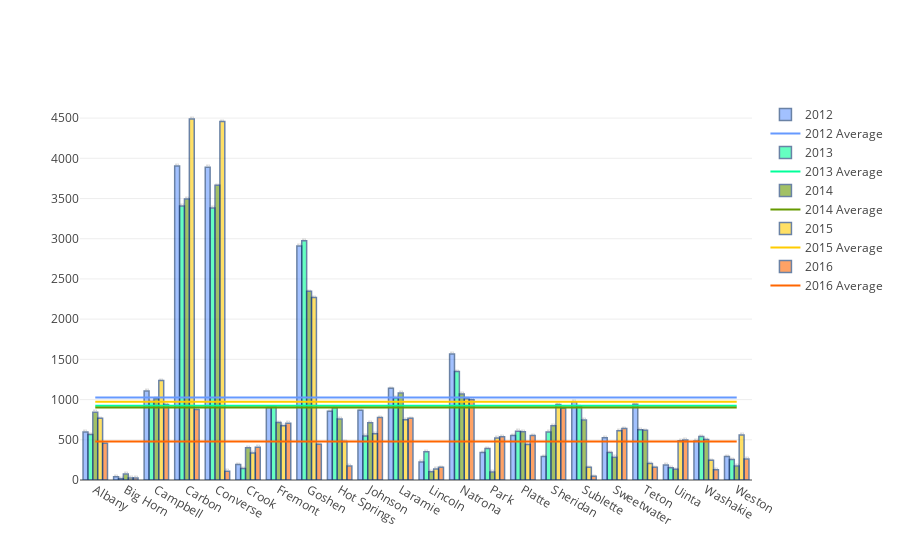

The notebook cell this image was saved under:
### Code cell
display(HTML('<h2>Juvenile Arrest Rates Across All Counties {}-{}</h2>'.format(BEGIN_YEAR,END_YEAR)))

data = generate_rate_data_obj(juvenile_arrests,BEGIN_YEAR,END_YEAR)
pl.offline.iplot(data, filename='county arrests rates over 5 years')

### Figure 1 — Plotly figure (JSON) as saved in the notebook; plotly's stock layout.template omitted (floating-point values rounded to 4 significant figures)
{"data": [{"marker": {"color": "#6699ff", "line": {"color": "rgb(8,48,107)", "width": 1.5}}, "name": "2012", "opacity": 0.6, "text": "2012", "textposition": "auto", "type": "bar", "uid": "6e0bd518-b57b-11e8-a0aa-18d6c706c04c", "x": ["Albany", "Big Horn", "Campbell", "Carbon", "Converse", "Crook", "Fremont", "Goshen", "Hot Springs", "Johnson", "Laramie", "Lincoln", "Natrona", "Park", "Platte", "Sheridan", "Sublette", "Sweetwater", "Teton", "Uinta", "Washakie", "Weston"], "y": [596.3, 39.75, 1105.0, 3904.0, 3890.0, 192.9, 900.0, 2909.0, 854.3, 865.8, 1141.0, 225.0, 1566.0, 341.5, 552.5, 293.3, 972.1, 524.1, 941.6, 185.4, 484.4, 293.1, 812.2]}, {"marker": {"color": "#6699ff", "line": {"color": "rgb(8,48,107)", "width": 1.5}}, "name": "2012 Average", "type": "scatter", "uid": "6e0bd519-b57b-11e8-a0aa-18d6c706c04c", "x": ["Albany", "Big Horn", "Campbell", "Carbon", "Converse", "Crook", "Fremont", "Goshen", "Hot Springs", "Johnson", "Laramie", "Lincoln", "Natrona", "Park", "Platte", "Sheridan", "Sublette", "Sweetwater", "Teton", "Uinta", "Washakie", "Weston"], "y": [1026.0, 1026.0, 1026.0, 1026.0, 1026.0, 1026.0, 1026.0, 1026.0, 1026.0, 1026.0, 1026.0, 1026.0, 1026.0, 1026.0, 1026.0, 1026.0, 1026.0, 1026.0, 1026.0, 1026.0, 1026.0, 1026.0]}, {"marker": {"color": "#00ff99", "line": {"color": "rgb(8,48,107)", "width": 1.5}}, "name": "2013", "opacity": 0.6, "text": "2013", "textposition": "auto", "type": "bar", "uid": "6e0bd51a-b57b-11e8-a0aa-18d6c706c04c", "x": ["Albany", "Big Horn", "Campbell", "Carbon", "Converse", "Crook", "Fremont", "Goshen", "Hot Springs", "Johnson", "Laramie", "Lincoln", "Natrona", "Park", "Platte", "Sheridan", "Sublette", "Sweetwater", "Teton", "Uinta", "Washakie", "Weston"], "y": [565.2, 16.25, 975.2, 3408.0, 3381.0, 143.1, 903.5, 2974.0, 897.4, 545.7, 1020.0, 350.1, 1350.0, 392.2, 607.0, 598.0, 913.9, 342.9, 623.6, 152.0, 540.3, 256.4, 281.7]}, {"marker": {"color": "#00ff99", "line": {"color": "rgb(8,48,107)", "width": 1.5}}, "name": "2013 Average", "type": "scatter", "uid": "6e0bd51b-b57b-11e8-a0aa-18d6c706c04c", "x": ["Albany", "Big Horn", "Campbell", "Carbon", "Converse", "Crook", "Fremont", "Goshen", "Hot Springs", "Johnson", "Laramie", "Lincoln", "Natrona", "Park", "Platte", "Sheridan", "Sublette", "Sweetwater", "Teton", "Uinta", "Washakie", "Weston"], "y": [923.4, 923.4, 923.4, 923.4, 923.4, 923.4, 923.4, 923.4, 923.4, 923.4, 923.4, 923.4, 923.4, 923.4, 923.4, 923.4, 923.4, 923.4, 923.4, 923.4, 923.4, 923.4]}, {"marker": {"color": "#669900", "line": {"color": "rgb(8,48,107)", "width": 1.5}}, "name": "2014", "opacity": 0.6, "text": "2014", "textposition": "auto", "type": "bar", "uid": "6e0bd51c-b57b-11e8-a0aa-18d6c706c04c", "x": ["Albany", "Big Horn", "Campbell", "Carbon", "Converse", "Crook", "Fremont", "Goshen", "Hot Springs", "Johnson", "Laramie", "Lincoln", "Natrona", "Park", "Platte", "Sheridan", "Sublette", "Sweetwater", "Teton", "Uinta", "Washakie", "Weston"], "y": [843.3, 73.17, 1010.0, 3495.0, 3665.0, 400.6, 713.7, 2346.0, 758.0, 713.2, 1081.0, 101.4, 1071.0, 98.04, 601.1, 673.7, 746.6, 283.8, 617.2, 133.5, 504.2, 173.2, 644.6]}, {"marker": {"color": "#669900", "line": {"color": "rgb(8,48,107)", "width": 1.5}}, "name": "2014 Average", "type": "scatter", "uid": "6e0bd51d-b57b-11e8-a0aa-18d6c706c04c", "x": ["Albany", "Big Horn", "Campbell", "Carbon", "Converse", "Crook", "Fremont", "Goshen", "Hot Springs", "Johnson", "Laramie", "Lincoln", "Natrona", "Park", "Platte", "Sheridan", "Sublette", "Sweetwater", "Teton", "Uinta", "Washakie", "Weston"], "y": [902.0, 902.0, 902.0, 902.0, 902.0, 902.0, 902.0, 902.0, 902.0, 902.0, 902.0, 902.0, 902.0, 902.0, 902.0, 902.0, 902.0, 902.0, 902.0, 902.0, 902.0, 902.0]}, {"marker": {"color": "#ffcc00", "line": {"color": "rgb(8,48,107)", "width": 1.5}}, "name": "2015", "opacity": 0.6, "text": "2015", "textposition": "auto", "type": "bar", "uid": "6e0bd51e-b57b-11e8-a0aa-18d6c706c04c", "x": ["Albany", "Big Horn", "Campbell", "Carbon", "Converse", "Crook", "Fremont", "Goshen", "Hot Springs", "Johnson", "Laramie", "Lincoln", "Natrona", "Park", "Platte", "Sheridan", "Sublette", "Sweetwater", "Teton", "Uinta", "Washakie", "Weston"], "y": [768.1, 24.06, 1237.0, 4489.0, 4456.0, 334.9, 675.4, 2268.0, 477.4, 575.5, 750.2, 137.1, 1010.0, 522.4, 442.2, 938.8, 158.2, 613.6, 206.0, 486.5, 244.2, 561.1]}, {"marker": {"color": "#ffcc00", "line": {"color": "rgb(8,48,107)", "width": 1.5}}, "name": "2015 Average", "type": "scatter", "uid": "6e0bd51f-b57b-11e8-a0aa-18d6c706c04c", "x": ["Albany", "Big Horn", "Campbell", "Carbon", "Converse", "Crook", "Fremont", "Goshen", "Hot Springs", "Johnson", "Laramie", "Lincoln", "Natrona", "Park", "Platte", "Sheridan", "Sublette", "Sweetwater", "Teton", "Uinta", "Washakie", "Weston"], "y": [971.6, 971.6, 971.6, 971.6, 971.6, 971.6, 971.6, 971.6, 971.6, 971.6, 971.6, 971.6, 971.6, 971.6, 971.6, 971.6, 971.6, 971.6, 971.6, 971.6, 971.6, 971.6]}, {"marker": {"color": "#ff6600", "line": {"color": "rgb(8,48,107)", "width": 1.5}}, "name": "2016", "opacity": 0.6, "text": "2016", "textposition": "auto", "type": "bar", "uid": "6e0bd520-b57b-11e8-a0aa-18d6c706c04c", "x": ["Albany", "Big Horn", "Campbell", "Carbon", "Converse", "Crook", "Fremont", "Goshen", "Hot Springs", "Johnson", "Laramie", "Lincoln", "Natrona", "Park", "Platte", "Sheridan", "Sublette", "Sweetwater", "Teton", "Uinta", "Washakie", "Weston"], "y": [456.2, 23.51, 940.0, 875.5, 109.9, 408.8, 707.1, 444.4, 173.3, 776.7, 767.9, 157.6, 999.0, 539.3, 554.0, 890.9, 45.2, 640.6, 157.3, 497.5, 127.8, 260.6]}, {"marker": {"color": "#ff6600", "line": {"color": "rgb(8,48,107)", "width": 1.5}}, "name": "2016 Average", "type": "scatter", "uid": "6e0bd521-b57b-11e8-a0aa-18d6c706c04c", "x": ["Albany", "Big Horn", "Campbell", "Carbon", "Converse", "Crook", "Fremont", "Goshen", "Hot Springs", "Johnson", "Laramie", "Lincoln", "Natrona", "Park", "Platte", "Sheridan", "Sublette", "Sweetwater", "Teton", "Uinta", "Washakie", "Weston"], "y": [479.7, 479.7, 479.7, 479.7, 479.7, 479.7, 479.7, 479.7, 479.7, 479.7, 479.7, 479.7, 479.7, 479.7, 479.7, 479.7, 479.7, 479.7, 479.7, 479.7, 479.7, 479.7]}], "layout": {}}
